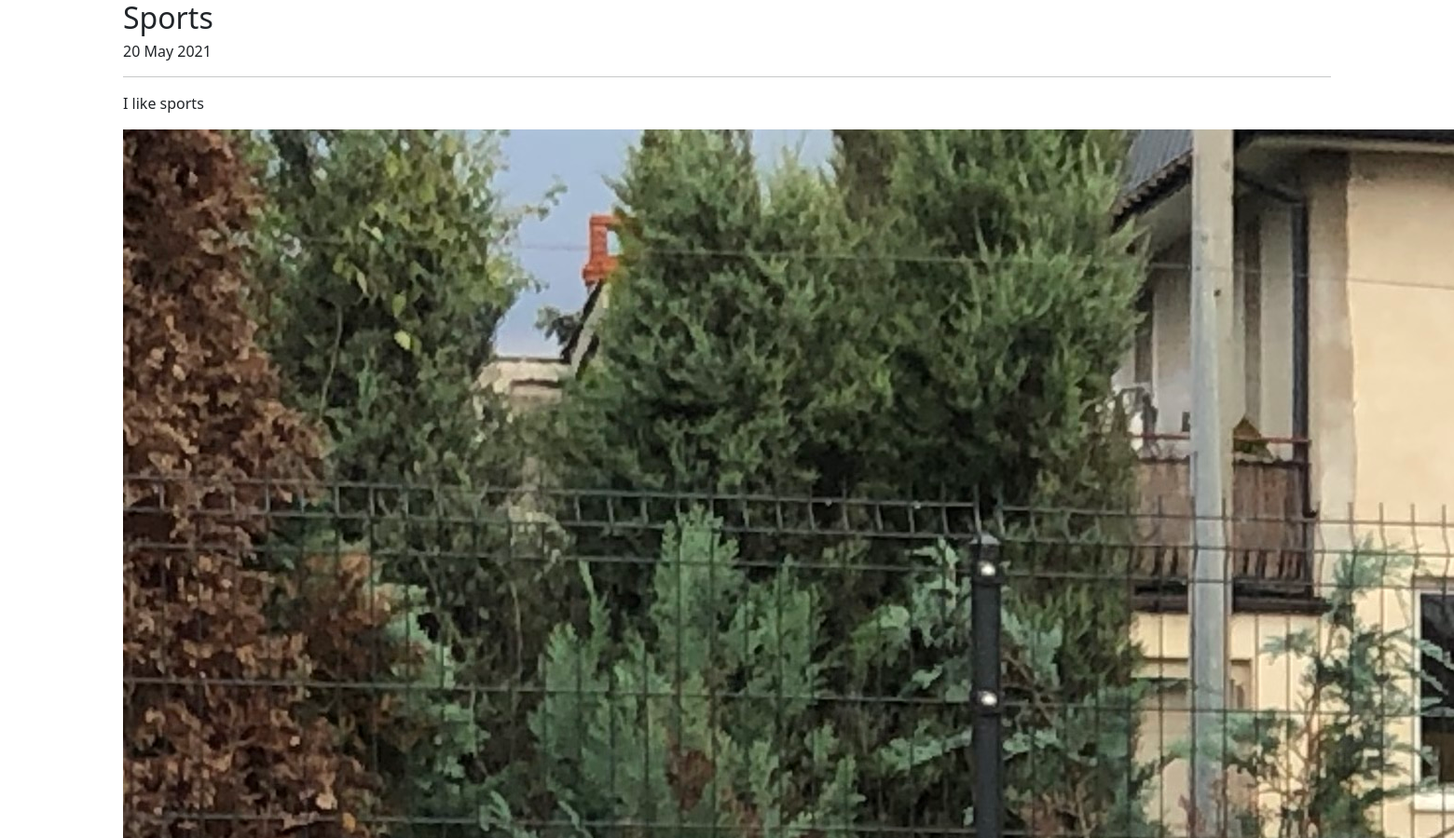
The page /7 (upper part) on the database as committed earlier.
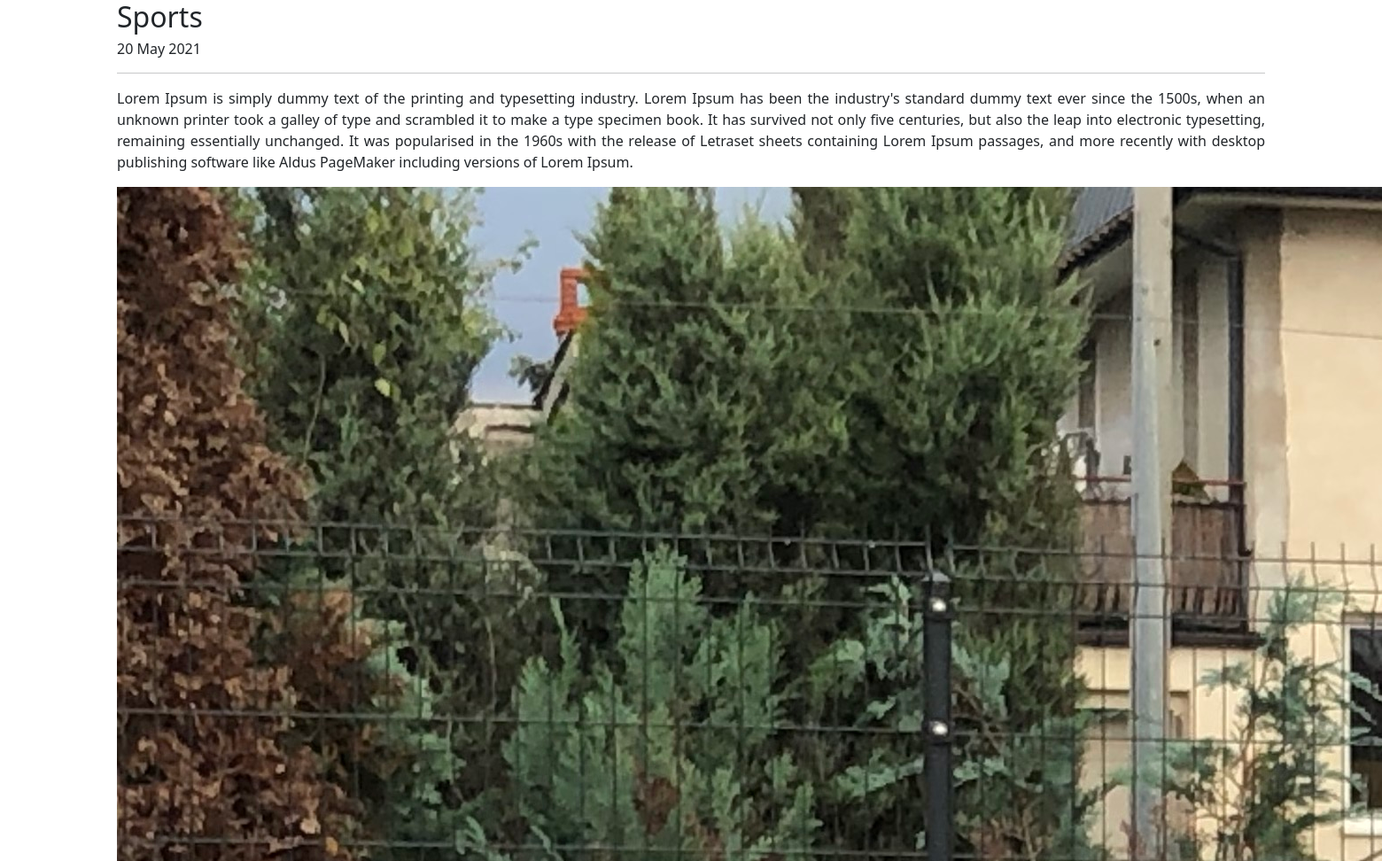
The same page on the database as committed later.
### blog/models.py (models this page shows, shortened)
class Post(models.Model):
    title = models.CharField(max_length=200)
    text = models.TextField()
    createDate = models.DateField(auto_now_add=True)
    image = models.ImageField(upload_to='images/', blank=True)

### blog/views.py (the view)
# urls.py: path('<int:postId>', views.detail, name='detail'),
def detail(request, postId):
    post = get_object_or_404(Post, pk=postId)
    return render(request, 'detail.html',{'post': post})

### blog/templates/detail.html
{% extends 'base.html' %}
{% block content %}
<div class="container">
    <h2>{{post.title}}</h2>
    <h6>{{post.createDate|date:"j F Y"}}</h6>
    <hr>
    <p style="text-align: justify;">{{post.text}}</p>
    {% if post.image %}
    <img src="{{post.image.url}}" alt="">
    {% endif %}
</div>
{% endblock content %}

Rows that differ between the two databases and show on the page:
changed Post: text "I like sports" → "Lorem Ipsum is simply dummy text of the printing and typesetting industry. Lorem Ipsum has been the industry's standard dummy text ever since the 1500s, when an unknown printer took a galley of type and scrambled it to make a type specimen book. It has survived not only five centuries, but also the leap into electronic typesetting, remaining essentially unchanged. It was popularised in the 1960s with the release of Letraset sheets containing Lorem Ipsum passages, and more recently with desktop publishing software like Aldus PageMaker including versions of Lorem Ipsum."
